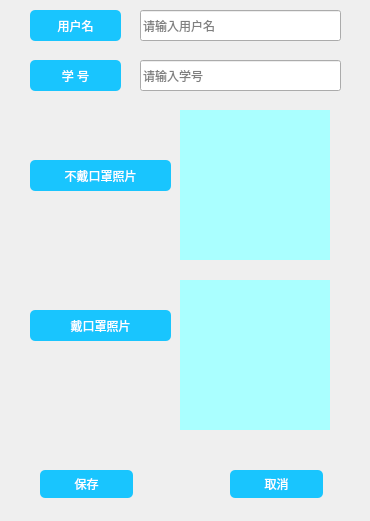
<?xml version="1.0" encoding="UTF-8"?>
<ui version="4.0">
 <class>add</class>
 <widget class="QWidget" name="add">
  <property name="geometry">
   <rect>
    <x>0</x>
    <y>0</y>
    <width>370</width>
    <height>521</height>
   </rect>
  </property>
  <property name="windowTitle">
   <string>添加</string>
  </property>
  <widget class="QPushButton" name="cancel_btn">
   <property name="geometry">
    <rect>
     <x>230</x>
     <y>470</y>
     <width>93</width>
     <height>28</height>
    </rect>
   </property>
   <property name="styleSheet">
    <string notr="true">QPushButton{
	background-color: rgb(25, 197, 254);
	border:none;
	border-radius:5px;
	color:white;
}
QPushButton:hover { 
	background:#FFDC35;
	border:1px solid blue;
 }</string>
   </property>
   <property name="text">
    <string>取消</string>
   </property>
   <property name="icon">
    <iconset>
     <normaloff>img/cancel.png</normaloff>img/cancel.png</iconset>
   </property>
  </widget>
  <widget class="QPushButton" name="pushButton">
   <property name="geometry">
    <rect>
     <x>30</x>
     <y>10</y>
     <width>91</width>
     <height>31</height>
    </rect>
   </property>
   <property name="styleSheet">
    <string notr="true">QPushButton{
	background-color: rgb(25, 197, 254);
	border:none;
	border-radius:5px;
	color:white;
}
</string>
   </property>
   <property name="text">
    <string>用户名</string>
   </property>
   <property name="icon">
    <iconset>
     <normaloff>img/reg_user.png</normaloff>img/reg_user.png</iconset>
   </property>
  </widget>
  <widget class="QLabel" name="nomask_pic">
   <property name="geometry">
    <rect>
     <x>180</x>
     <y>110</y>
     <width>150</width>
     <height>150</height>
    </rect>
   </property>
   <property name="styleSheet">
    <string notr="true">background-color: rgb(170, 255, 255);</string>
   </property>
   <property name="text">
    <string/>
   </property>
  </widget>
  <widget class="QLineEdit" name="input_username">
   <property name="geometry">
    <rect>
     <x>140</x>
     <y>10</y>
     <width>201</width>
     <height>31</height>
    </rect>
   </property>
   <property name="placeholderText">
    <string>请输入用户名</string>
   </property>
  </widget>
  <widget class="QPushButton" name="input_nomask_pic">
   <property name="geometry">
    <rect>
     <x>30</x>
     <y>160</y>
     <width>141</width>
     <height>31</height>
    </rect>
   </property>
   <property name="styleSheet">
    <string notr="true">QPushButton{
	background-color: rgb(25, 197, 254);
	border:none;
	border-radius:5px;
	color:white;
}
QPushButton:hover { 
	background:#FFDC35;
	border:1px solid blue;
 }</string>
   </property>
   <property name="text">
    <string>不戴口罩照片</string>
   </property>
   <property name="icon">
    <iconset>
     <normaloff>img/nomask.png</normaloff>img/nomask.png</iconset>
   </property>
  </widget>
  <widget class="QPushButton" name="input_mask_pic">
   <property name="geometry">
    <rect>
     <x>30</x>
     <y>310</y>
     <width>141</width>
     <height>31</height>
    </rect>
   </property>
   <property name="styleSheet">
    <string notr="true">QPushButton{
	background-color: rgb(25, 197, 254);
	border:none;
	border-radius:5px;
	color:white;
}
QPushButton:hover { 
	background:#FFDC35;
	border:1px solid blue;
 }</string>
   </property>
   <property name="text">
    <string>戴口罩照片</string>
   </property>
   <property name="icon">
    <iconset>
     <normaloff>img/maskw.png</normaloff>img/maskw.png</iconset>
   </property>
  </widget>
  <widget class="QLineEdit" name="input_uid">
   <property name="geometry">
    <rect>
     <x>140</x>
     <y>60</y>
     <width>201</width>
     <height>31</height>
    </rect>
   </property>
   <property name="placeholderText">
    <string>请输入学号</string>
   </property>
  </widget>
  <widget class="QPushButton" name="save_btn">
   <property name="geometry">
    <rect>
     <x>40</x>
     <y>470</y>
     <width>93</width>
     <height>28</height>
    </rect>
   </property>
   <property name="styleSheet">
    <string notr="true">QPushButton{
	background-color: rgb(25, 197, 254);
	border:none;
	border-radius:5px;
	color:white;
}
QPushButton:hover { 
	background:#FFDC35;
	border:1px solid blue;
 }</string>
   </property>
   <property name="text">
    <string>保存</string>
   </property>
   <property name="icon">
    <iconset>
     <normaloff>img/save.png</normaloff>img/save.png</iconset>
   </property>
  </widget>
  <widget class="QPushButton" name="pushButton_2">
   <property name="geometry">
    <rect>
     <x>30</x>
     <y>60</y>
     <width>91</width>
     <height>31</height>
    </rect>
   </property>
   <property name="styleSheet">
    <string notr="true">QPushButton{
	background-color: rgb(25, 197, 254);
	border:none;
	border-radius:5px;
	color:white;
}
</string>
   </property>
   <property name="text">
    <string>学 号</string>
   </property>
   <property name="icon">
    <iconset>
     <normaloff>img/finduser.png</normaloff>img/finduser.png</iconset>
   </property>
  </widget>
  <widget class="QLabel" name="mask_pic">
   <property name="geometry">
    <rect>
     <x>180</x>
     <y>280</y>
     <width>150</width>
     <height>150</height>
    </rect>
   </property>
   <property name="styleSheet">
    <string notr="true">
background-color: rgb(170, 255, 255);</string>
   </property>
   <property name="text">
    <string/>
   </property>
  </widget>
 </widget>
 <resources/>
 <connections/>
</ui>
